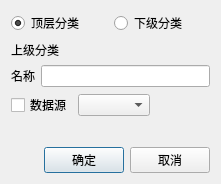
<?xml version="1.0" encoding="UTF-8"?>
<ui version="4.0">
 <class>DataDirDialog</class>
 <widget class="QDialog" name="DataDirDialog">
  <property name="geometry">
   <rect>
    <x>0</x>
    <y>0</y>
    <width>221</width>
    <height>184</height>
   </rect>
  </property>
  <property name="windowTitle">
   <string>数据目录</string>
  </property>
  <layout class="QVBoxLayout" name="verticalLayout">
   <property name="sizeConstraint">
    <enum>QLayout::SizeConstraint::SetMinimumSize</enum>
   </property>
   <item>
    <layout class="QHBoxLayout" name="horizontalLayout_4">
     <item>
      <widget class="QRadioButton" name="topRadio">
       <property name="text">
        <string>顶层分类</string>
       </property>
       <property name="checked">
        <bool>true</bool>
       </property>
      </widget>
     </item>
     <item>
      <widget class="QRadioButton" name="childRadio">
       <property name="text">
        <string>下级分类</string>
       </property>
      </widget>
     </item>
    </layout>
   </item>
   <item>
    <layout class="QHBoxLayout" name="horizontalLayout_5">
     <item>
      <widget class="QLabel" name="parentItem">
       <property name="text">
        <string>上级分类</string>
       </property>
      </widget>
     </item>
    </layout>
   </item>
   <item>
    <layout class="QHBoxLayout" name="horizontalLayout">
     <item>
      <widget class="QLabel" name="label">
       <property name="text">
        <string>名称</string>
       </property>
      </widget>
     </item>
     <item>
      <widget class="QLineEdit" name="dirNameEdit"/>
     </item>
    </layout>
   </item>
   <item>
    <layout class="QHBoxLayout" name="horizontalLayout_2">
     <property name="sizeConstraint">
      <enum>QLayout::SizeConstraint::SetMinimumSize</enum>
     </property>
     <item>
      <widget class="QCheckBox" name="dataSourceCheckBox">
       <property name="sizePolicy">
        <sizepolicy hsizetype="Fixed" vsizetype="Fixed">
         <horstretch>0</horstretch>
         <verstretch>0</verstretch>
        </sizepolicy>
       </property>
       <property name="text">
        <string>数据源</string>
       </property>
      </widget>
     </item>
     <item>
      <widget class="QComboBox" name="dataSourceComboBox"/>
     </item>
     <item>
      <spacer name="horizontalSpacer_2">
       <property name="orientation">
        <enum>Qt::Orientation::Horizontal</enum>
       </property>
       <property name="sizeHint" stdset="0">
        <size>
         <width>40</width>
         <height>20</height>
        </size>
       </property>
      </spacer>
     </item>
    </layout>
   </item>
   <item>
    <widget class="QWidget" name="dataSourceWidget" native="true">
     <layout class="QVBoxLayout" name="verticalLayout_2">
      <property name="sizeConstraint">
       <enum>QLayout::SizeConstraint::SetMaximumSize</enum>
      </property>
     </layout>
    </widget>
   </item>
   <item>
    <layout class="QHBoxLayout" name="horizontalLayout_3">
     <item>
      <spacer name="horizontalSpacer">
       <property name="orientation">
        <enum>Qt::Orientation::Horizontal</enum>
       </property>
       <property name="sizeHint" stdset="0">
        <size>
         <width>40</width>
         <height>20</height>
        </size>
       </property>
      </spacer>
     </item>
     <item>
      <widget class="QPushButton" name="okButton">
       <property name="text">
        <string>确定</string>
       </property>
      </widget>
     </item>
     <item>
      <widget class="QPushButton" name="cancelButton">
       <property name="text">
        <string>取消</string>
       </property>
      </widget>
     </item>
    </layout>
   </item>
  </layout>
 </widget>
 <resources/>
 <connections/>
</ui>
